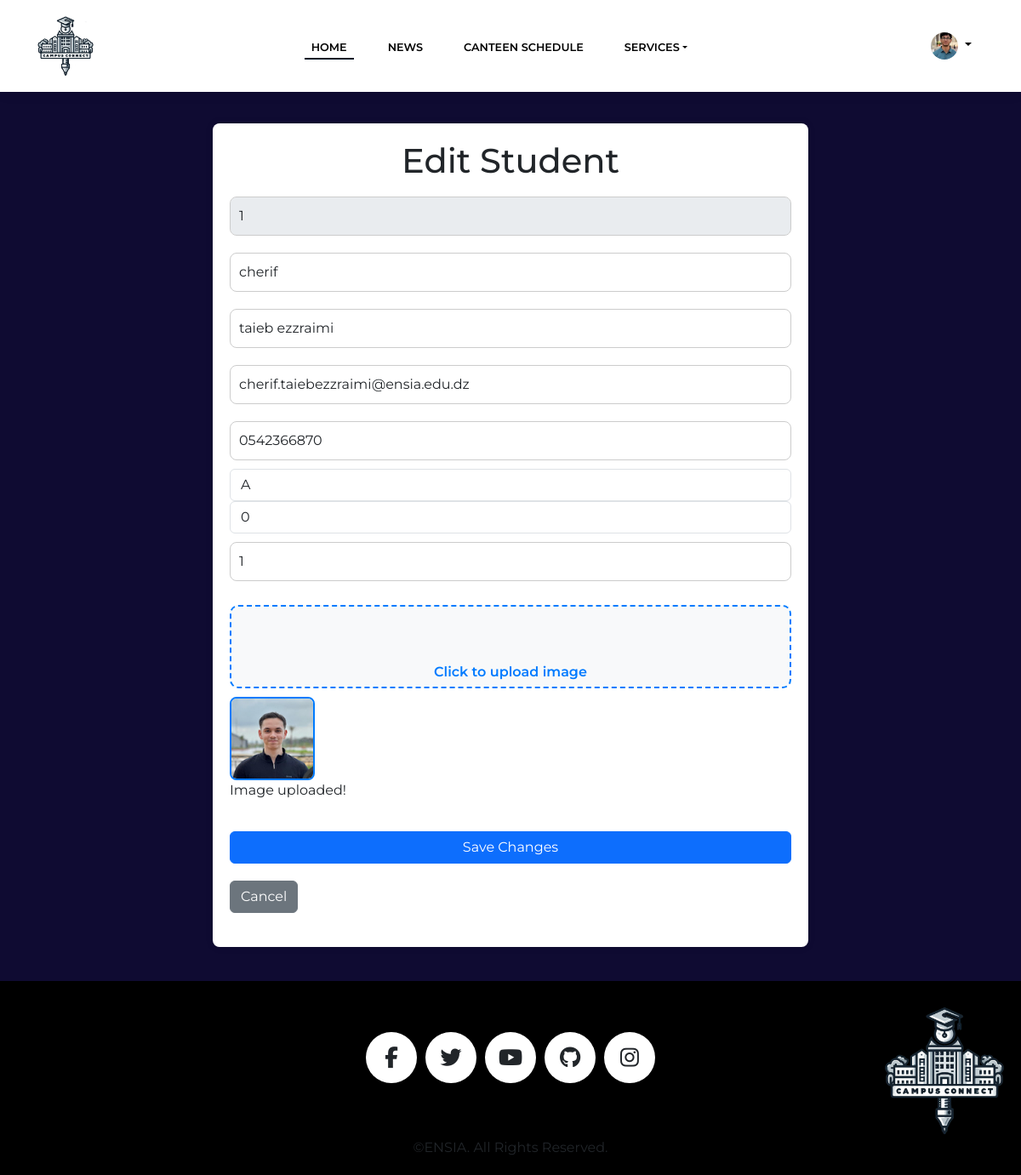
Screenshot of /editstud.php?userId=1 (signed in) with the database file from the repository.
### tables this page shows
CREATE TABLE `employee` (
  `Id` varchar(255) NOT NULL,
  `firstName` varchar(100) NOT NULL,
  `lastName` varchar(100) NOT NULL,
  `Email` varchar(255) NOT NULL,
  `Role` varchar(50) NOT NULL,
  `Password` varchar(255) NOT NULL,
  `img_path` varchar(1000) NOT NULL,
  `Phone` varchar(50) DEFAULT NULL
);

CREATE TABLE `student` (
  `Id` varchar(255) NOT NULL,
  `firstName` varchar(100) NOT NULL,
  `lastName` varchar(100) NOT NULL,
  `Email` varchar(255) NOT NULL,
  `Password` varchar(255) NOT NULL,
  `roomId` int(11) DEFAULT NULL,
  `img_path` varchar(200) NOT NULL,
  `phone` varchar(50) DEFAULT NULL
);

CREATE TABLE `floor` (
  `Id` int(11) NOT NULL,
  `FloorNumber` int(11) NOT NULL,
  `BlockID` int(11) NOT NULL
);

CREATE TABLE `room` (
  `Id` int(11) NOT NULL,
  `FloorID` int(11) NOT NULL,
  `RoomNumber` int(11) NOT NULL,
  `blockid` int(11) NOT NULL
);

### editstud.php (the view, shortened to what this page needs)
<?php
require 'db_connection.php';
require 'headerAdmin.php';
if (isset($_GET['userId'])) {
    $userId = $_GET['userId'];
    $stmt = $conn->prepare("SELECT * FROM student WHERE Id = ?");
    $stmt->bind_param("s", $userId);
    $stmt->execute();
    $result = $stmt->get_result();
    $student = $result->fetch_assoc();
    $blocksQuery = "SELECT * FROM block";
    $blocksResult = $conn->query($blocksQuery);
    $floorsQuery = "SELECT * FROM floor";
    $floorsResult = $conn->query($floorsQuery);
    $roomQuery = "SELECT r.Id, r.RoomNumber, f.FloorNumber, b.blockName
                  FROM room r
                  JOIN floor f ON r.FloorID = f.Id
                  JOIN block b ON f.BlockID = b.Id
                  WHERE r.Id = ?";
    $roomStmt = $conn->prepare($roomQuery);
    $roomStmt->bind_param("i", $student['roomId']);
    $roomStmt->execute();
    $roomResult = $roomStmt->get_result();
    $roomData = $roomResult->fetch_assoc();
}
?>
<!DOCTYPE html>
<html lang="en">
<head>
    <link rel="stylesheet" href="assets/bootstrap/css/bootstrap.min.css">
    <link rel="stylesheet" href="assets/fonts/simple-line-icons.min.css">
    <link rel="stylesheet" href="https://cdnjs.cloudflare.com/ajax/libs/font-awesome/6.6.0/css/all.min.css">
    <link rel="stylesheet" href="assets/css/styles.css">
    <link rel="stylesheet" href="assets/css/crud.css">
</head>
<body>
<div class="container2">
    <h1>Edit Student</h1>
    <form action="" method="POST" class="student-form admin-form" enctype="multipart/form-data">
        <input type="text" id="userId" class="form-control" value="<?php echo htmlspecialchars($student['Id']); ?>" disabled>
        <input type="text" id="firstName" class="form-control" name="firstName" value="<?php echo htmlspecialchars($student['firstName']); ?>" required>
        <input type="text" id="lastName" class="form-control" name="lastName" value="<?php echo htmlspecialchars($student['lastName']); ?>" required>
        <input type="email" id="email" class="form-control" name="email" value="<?php echo htmlspecialchars($student['Email']); ?>" required>
        <input type="text" id="phone" class="form-control" name="phone" value="<?php echo htmlspecialchars($student['phone']); ?>" required>
        <select id="bloc" class="form-control" name="bloc" required>
            <?php while ($block = $blocksResult->fetch_assoc()) : ?>
                <option value="<?php echo $block['blockName']; ?>" <?php if ($block['blockName'] == $roomData['blockName']) echo 'selected'; ?>>
                    <?php echo $block['blockName']; ?>
                </option>
            <?php endwhile; ?>
        </select>
        <select id="floor" class="form-control" name="floor" required>
            <?php while ($floor = $floorsResult->fetch_assoc()) : ?>
                <option value="<?php echo $floor['FloorNumber']; ?>" <?php if ($floor['FloorNumber'] == $roomData['FloorNumber']) echo 'selected'; ?>>
                    <?php echo $floor['FloorNumber']; ?>
                </option>
            <?php endwhile; ?>
        </select>
        <input type="number" id="room" class="form-control" name="room" value="<?php echo htmlspecialchars($roomData['RoomNumber']); ?>" min="1" required>
        <div class="form-group mt-2">
            <label for="file" class="custom-file-upload">
                <div class="icon" id="upload-icon">
                    <svg viewBox="0 0 24 24" xmlns="http://www.w3.org/2000/svg">
                        <path fill-rule="evenodd" clip-rule="evenodd" d="..." fill="#007bff"></path>
                    </svg>
                </div>
                <div class="text" id="upload-text">
                    <span>Click to upload image</span>
                </div>
            </label>
            <?php if ($student['img_path']): ?>
                <div id="image-preview" style="display: block; margin-top: 10px;">
                    <img id="preview-img" src="<?php echo htmlspecialchars($student['img_path']); ?>" alt="Student Image" style="max-width: 100px; max-height: 100px;">
                    <p>Image uploaded!</p>
                </div>
            <?php endif; ?>
        </div>
        <button type="submit" class="btn btn-primary btn_submit">Save Changes</button>
        <div class="form-actions">
            <button type="submit" class="btn_second"><a href="crudstud.php" class="btn btn-secondary btn_submit">Cancel</a></button>
        </div>
    </form>
</div>
<?php include 'footer.php'; ?>
</body>
</html>

### headerAdmin.php (shortened to what this page needs)
<?php
$userid = $_SESSION['user']['Id'] ;
if ($userid && $_SESSION['user']['isStud'] === false) {
    require 'db_connection.php';
    $stmt = $conn->prepare("SELECT img_path FROM employee WHERE Id = ?");
    $stmt->bind_param("i", $userid);
    $stmt->execute();
    $result = $stmt->get_result();
    $user = $result->fetch_assoc();
    if ($user && isset($user['img_path'])) {
        $imgPath = $user['img_path'];
    }
}else {
    die("you are student hhhhh");
}
?>
<header>
    <nav class="navbar navbar-expand-lg fixed-top bg-body clean-navbar">
        <div class="container">
            <a class="navbar-brand-logo" href="#">
                <img class="logo_img" src="assets/img/logo.png" alt="Brand Logo">
            </a>
            <div class="collapse navbar-collapse" id="navcol-1">
    <ul class="navbar-nav mx-auto">
        <?php if ($_SESSION['user']['Role'] === 'Admin'): ?>
            <li class="nav-item active"><a class="nav-link" href="AdminHome.php">Home</a></li>
            <li class="nav-item"><a class="nav-link" href="AdminNews.php">News</a></li>
            <li class="nav-item"><a class="nav-link" href="CanteenManagement.php">Canteen Schedule</a></li>
            <li class="nav-item dropdown">
                <a class="nav-link dropdown-toggle" href="#" id="servicesDropdown" Role="button" data-bs-toggle="dropdown" aria-expanded="false">Services</a>
            </li>
        <?php elseif ($_SESSION['user']['Role'] === 'Chef'): ?>
            <li class="nav-item"><a class="nav-link" href="CanteenManagement.php">Canteen Schedule</a></li>
            <li class="nav-item"><a class="nav-link" href="lostfound.php">Lost&Found items</a></li>
        <?php elseif ($_SESSION['user']['Role'] === 'Housing'): ?>
            <li class="nav-item"><a class="nav-link" href="roomRequests.php">Room Requests</a></li>
            <li class="nav-item"><a class="nav-link" href="lostfound.php">Lost&Found items</a></li>
        <?php elseif ($_SESSION['user']['Role'] === 'Maintenance'): ?>
            <li class="nav-item"><a class="nav-link" href="ReceivingIssues.php">Manage Issues</a></li>
            <li class="nav-item"><a class="nav-link" href="lostfound.php">Lost&Found items</a></li>
        <?php endif; ?>
    </ul>
    <div class="dropdown d-none d-lg-block me-3">
        <a href="#" class="d-block link-body-emphasis text-decoration-none dropdown-toggle" data-bs-toggle="dropdown" aria-expanded="false">
            <img src="<?php echo htmlspecialchars($imgPath); ?>" alt="mdo" width="32" height="32" class="rounded-circle">
        </a>
    </div>
</div>
    </nav>
</header>

### assets/css/styles.css (style rules this page uses)
body { padding-top:125px; }
.nav-link { text-decoration: none; color: #000; position: relative; padding-bottom: 5px; background-image: linear-gradient(to right, #001226 0%, #001226 100%); background-size: 0% 2px; background-position: left bottom; background-repeat: no-repeat; transition: background-size 0.4s ease; }
.nav-item.active .nav-link { background-size: 100% 2px; }
.logo_img { height: 70px; width:70px; }
button { padding: 10px; background-color: #0f0b32; color: white ; border: none; border-radius: 4px; cursor: pointer ; transition: background-color 0.3s ease ; }

### assets/css/crud.css (style rules this page uses)
body { background-color: #0f0b32; }
.container2 { max-width: 700px; margin: auto; background: white; padding: 20px; margin-top: 20px; margin-bottom: 40px; border-radius: 8px; box-shadow: 0 0 10px rgba(0, 0, 0, 0.1); }
h1 { text-align: center; }
.student-form { display: flex; flex-direction: column; margin-bottom: 20px; background-color: #ffffffdb; }
.student-form input { margin: 10px 0; padding: 10px; border: 1px solid #ccc; border-radius: 8px; }
.student-form label { display: inline-block; padding: 5px; position: relative; }
input, select, textarea { padding: 10px; border: 1px solid #ccc; border-radius: 4px; width: 100%; transition: border-color 0.3s ease; }
.student-form button { margin-top: 20px; }
.custom-file-upload { display: flex; margin-top: 10px; flex-direction: column; align-items: center; justify-content: center; border: 2px dashed #007bff; padding: 20px; border-radius: 10px; cursor: pointer; transition: background-color 0.3s ease; background-color: #f8f9fa; text-align: center; width: 100%; }
.custom-file-upload .icon svg { width: 50px; height: 50px; margin-bottom: 10px; fill: #007bff; }
.custom-file-upload .text span { font-size: 16px; color: #007bff; font-weight: 600; }
#image-preview img { border: 2px solid #007bff; border-radius: 8px; }
.btn_second { padding: 0px; border-radius: 10px; border: none; margin: 0px; }

### rows the page displays
employee: img_path (picture)
student: Id "1", firstName "cherif", lastName "taieb ezzraimi", email "cherif.taiebezzraimi@ensia.edu.dz", phone "0542366870", img_path (picture)
floor: floor "0"
room: room "1"

### other values shown
form field bloc "A"
